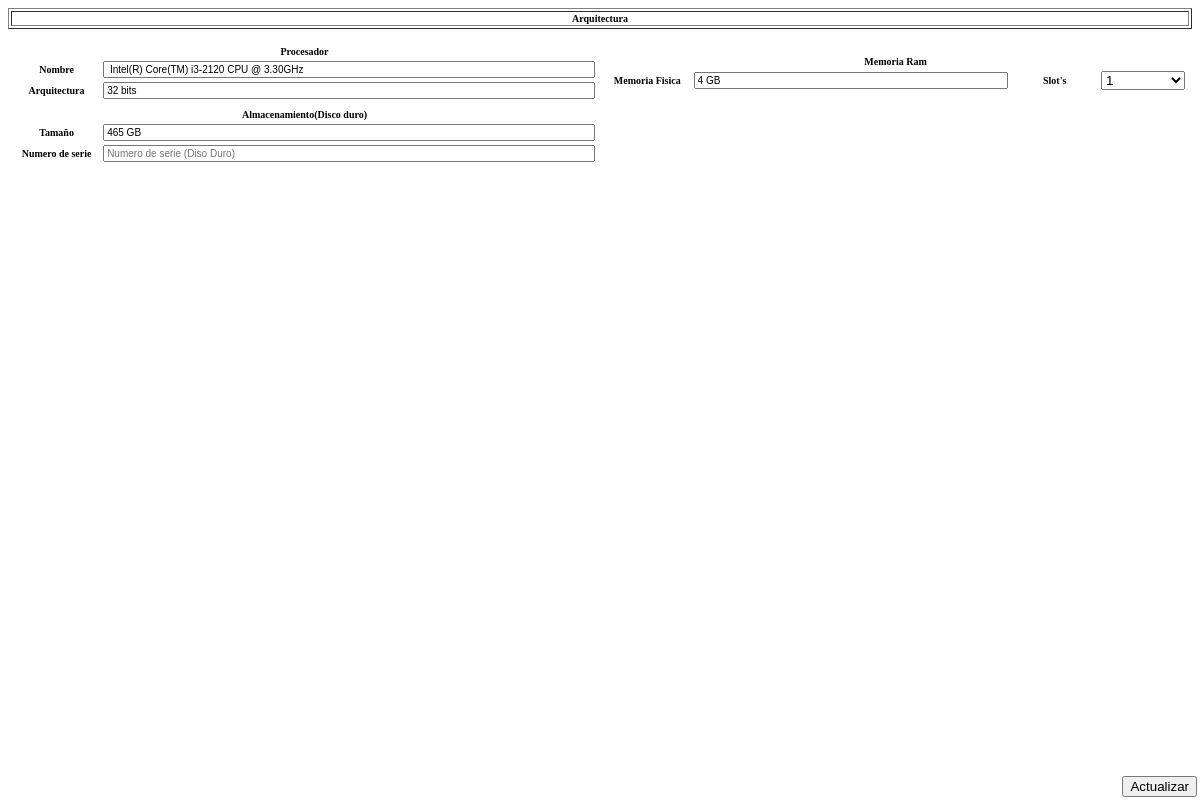
Screenshot of /Sistemas/Contenido/Equipos/Editar/Arquitectura.php?id=1 with the database file from the repository.
### tables this page shows
CREATE TABLE `_equipos` (
  `id` int(11) NOT NULL auto_increment,
  `nombre` text,
  `serie` text,
  `marca` varchar(45) NOT NULL default '',
  `modelo` varchar(45) NOT NULL default '',
  `ip` varchar(45) NOT NULL default '',
  `area` int(10) unsigned NOT NULL default '0',
  `agencia` int(10) unsigned NOT NULL default '0',
  `tipo` int(10) unsigned NOT NULL default '0',
  `ethernet` tinyint(1) NOT NULL default '0',
  `wifi` tinyint(1) NOT NULL default '0',
  `comentarios` longtext,
  `fechacreacion` datetime NOT NULL default '0000-00-00 00:00:00',
  `antivirus` int(10) unsigned default NULL,
  `usuario` int(10) unsigned default NULL,
  `ram` varchar(45) NOT NULL default '',
  `discoduro` text,
  `procesador` text,
  `SO` text,
  `arquitectura` varchar(20) NOT NULL default '',
  `nombreRed` varchar(100) NOT NULL default '',
  `winOEM` text,
  `winINST` text,
  `archLic` text,
  `paq0` int(10) unsigned NOT NULL default '0',
  `paq1` int(10) unsigned NOT NULL default '0',
  `paq2` int(10) unsigned NOT NULL default '0',
  `factura` text,
  `responsiva` text,
  `activo` tinyint(1) NOT NULL,
  `fcompra` date default NULL,
  `garantia` int(10) unsigned default NULL,
  PRIMARY KEY  (`id`)
);

### Sistemas/Contenido/Equipos/Editar/Arquitectura.php (the view, shortened to what this page needs)
<?php
	include("../../../conexion.php");
	$id = $_GET["id"];
	$consulta = "SELECT * FROM _equipos WHERE id = $id";
	$resultado = mysql_query($consulta,$conex) or die (mysql_error());
	$row = mysql_fetch_array($resultado);
?>
<!doctype html>
<html>
<head>
</head>
	<LINK href="../../../CSS/General.css" rel="stylesheet" type="text/css">
<body>
	<table border="1px" class="tabla elemento"><tr><th>Arquitectura</th></tr></table>
	<br>
	<table class="tabla elemento">
		<tr>
			<td width="50%">
				<table width="100%">
					<tr><th class="th" colspan="2">Procesador</th></tr>
					<tr>
						<th class="th">Nombre</th>
						<td>
							<input type="search" id="procesador" placeholder="Procesador" value="<?php echo $row["procesador"];?>">
						</td>
					</tr>
					<tr>
						<th>Arquitectura</th>
						<td>
							<input type="search" id="arquitectura" placeholder="Arquitectura" value="<?php echo $row["arquitectura"];?>">
						</td>
					</tr>
				</table>
			</td>
			<td width="50%">
				<table width="100%">
					<tr><th class="th" colspan="4">Memoria Ram</th></tr>
					<tr>
						<th class="th">Memoria Fisica</th>
						<td>
							<input type="search" id="memoria" placeholder="Memoria Fisica" value="<?php echo $row["ram"]?>">
						</td>
						<th class="th">Slot's</th>
						<td>
							<select id="slots">
								<?php
									for($i = 1;$i<15;$i++){
										echo "<option>".$i."</option>";
									}
								?>
							</select>
						</td>
					</tr>
				</table>
			</td>
		</tr>
		<tr>
			<td>
				<table width="100%">
					<tr><th class="th" colspan="4">Almacenamiento(Disco duro)</th></tr>
					<tr>
						<th class="th">Tamaño</th>
						<td><input type="search" id="dd" placeholder="Tamaño disco duro" value="<?php echo $row["discoduro"];?>"></td>
					</tr>
					<tr>
						<th>Numero de serie</th>
						<td>
							<input type="search" id="ddserie" placeholder="Numero de serie (Diso Duro)" value="">
						</td>
					</tr>
				</table>
			</td>
		</tr>
	</table>
	<table id="tguardar"><tr><td align="right"><button id="guardar" onClick="guardar()">Actualizar</button></td></tr></table>
</body>
</html>

### Sistemas/CSS/General.css (style rules this page uses)
.elemento { -webkit-user-select: none; -khtml-user-select: none; -moz-user-select: none; -o-user-select: none; -ms-user-select: none; user-select: none; }

### Sistemas/Contenido/Equipos/Editar/Arquitectura.php (style rules this page uses)
body { font-size: 10px; }
.tabla { width: 100%; }
#tguardar { position: absolute; bottom: 0%; left: 0%; width: 100%; }
input { width: 100%; font-size: 10px; }
select { width: 99%; }
.th { width: 15%; }

### rows the page displays
_equipos: procesador "Intel(R) Core(TM) i3-2120 CPU @ 3.30GHz", arquitectura "32 bits", ram "4 GB", discoduro "465 GB"

### other values shown
form field value "1"
